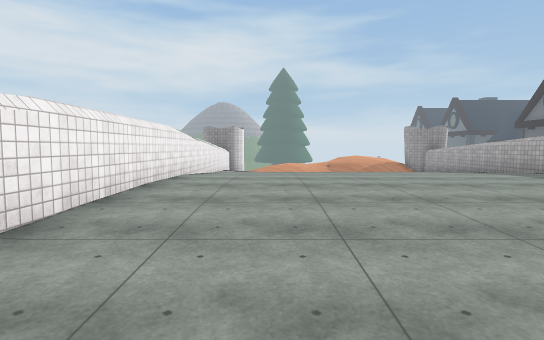
view 1 (above)

12 first-person views from a walk through a Unity game level. The camera is 1.5 m above the floor, tilts 4° down and sees 80° across. The floor is counted in squares, 2 m on a side. Each view is taken from the middle of a square. On the plan, view 1 faces up. The plan holds only what a view shows up to about 11 squares ahead; the rest is blank. The place goes on beyond the plan. The player is left out. Some animated figures are left out. Some surface patterns are stand-ins.

view 2
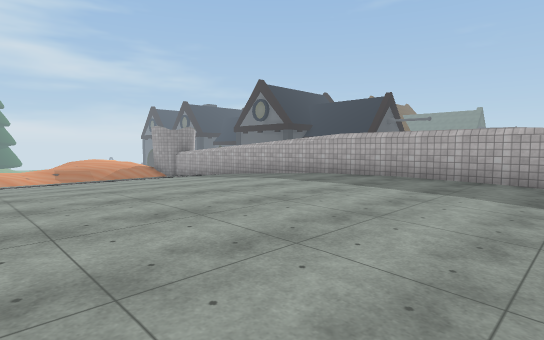

view 3
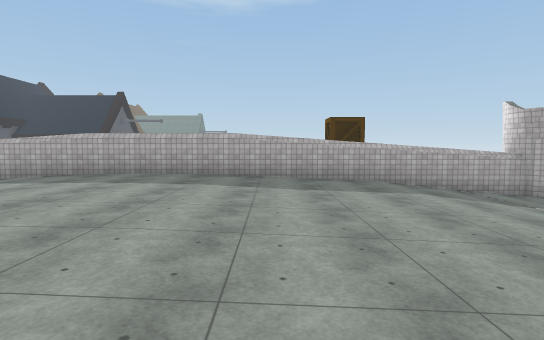

view 4
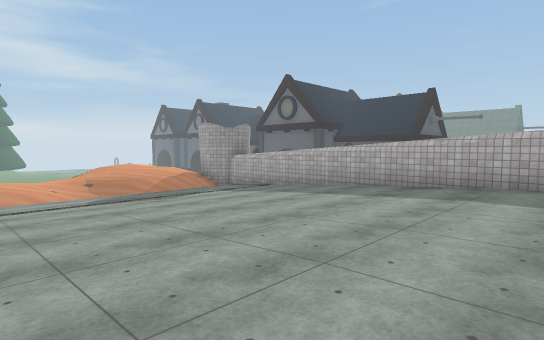

view 5
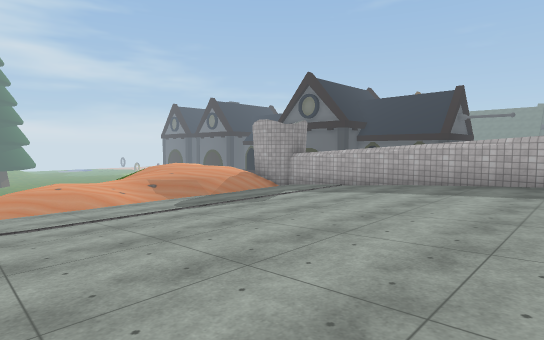

view 6
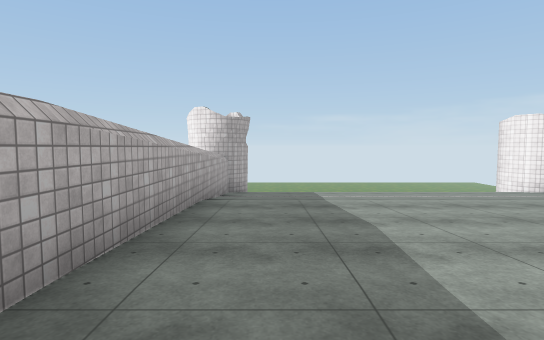

view 7
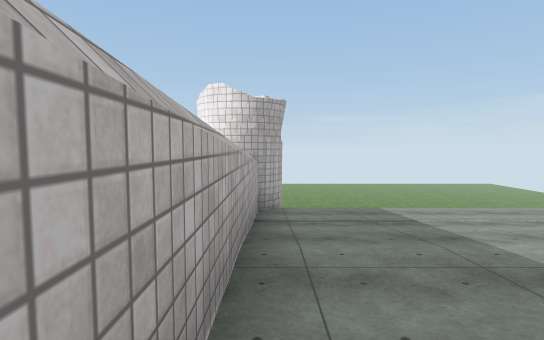

view 8
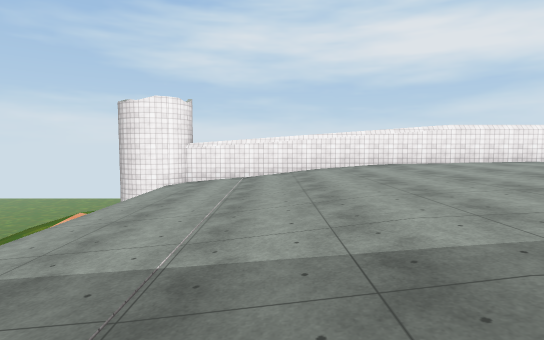

view 9
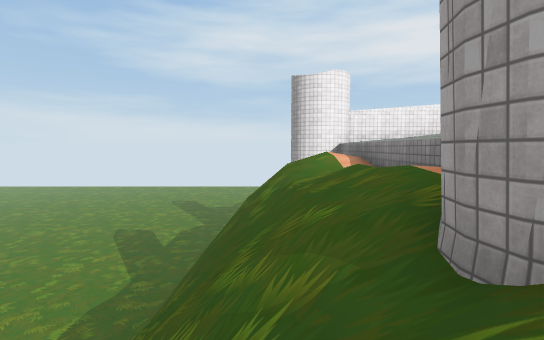

view 10
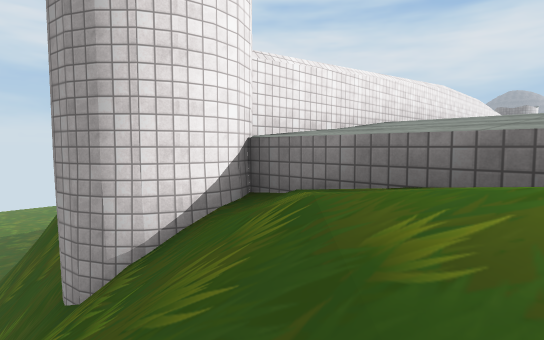

view 11
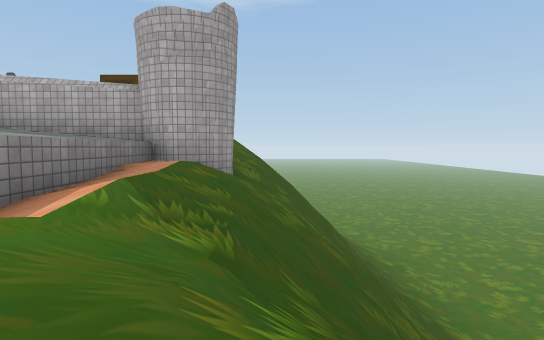

view 12
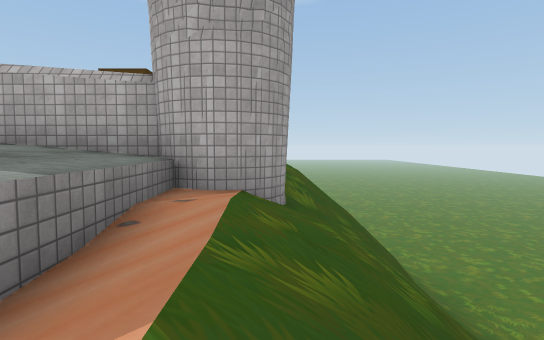

### Floor plan
Key: @ floor where view 1 was taken; # wall or solid block; x gap in a wall; . main floor; : floor 0.5 m higher than the main floor; - floor 0.5 m lower than the main floor; _ floor 0.75 m lower than the main floor; < floor 2.5 m lower than the main floor; ( floor 2.75 m lower than the main floor; ! floor 3.25 m lower than the main floor; ? floor 10.5 m lower than the main floor; / step, stairs or slope; = window, fence, low wall or low ledge; ^ raised ledge; v drop or lower ground; C crate.
Columns run from 9 left of view 1 to 15 right of it. Each row starts with its distance up from view 1.
 19             //
 18          /--.::
 17          -.-..:/
 16          /-_//./
 15          _______#
 14          _______x
 13              ___/
 12         //------/
 11        #........#
 10        #.........#
  9        #.........#
  8        #.........#
  7        #.........#
  6        #:::::::::#
  5        #:::::::::#
  4        #:::::::::#
  3        #.........#
  2        #.........#
  1         .........#
  0          @.......#
 -1           /......#
 -2              //--#     CC
 -3        =<///  ///#
 -4        #==#(!!####
 -5   v    #^^^^^^^^#
 -6 ###vvv##////////##////
 -7        vv////////////=
 -8           vv///////
 -9             #  /#/##
-10        ??////  //////
-11        ????      ///////
-12        ????      ???????

Where each view was taken, in squares from view 1:
view 1: 0 up, 0 right, facing up
view 2: 2 up, 0 right, facing up-right
view 3: 2 up, 1 left, facing right
view 4: 6 up, 0 right, facing up-right
view 5: 8 up, 1 left, facing up-right
view 6: 5 up, 6 right, facing down
view 7: 2 up, 7 right, facing down
view 8: 2 down, 7 right, facing left
view 9: 7 down, 9 right, facing left
view 10: 7 down, 1 right, facing up-left
view 11: 7 down, 1 right, facing right
view 12: 6 down, 3 right, facing right
